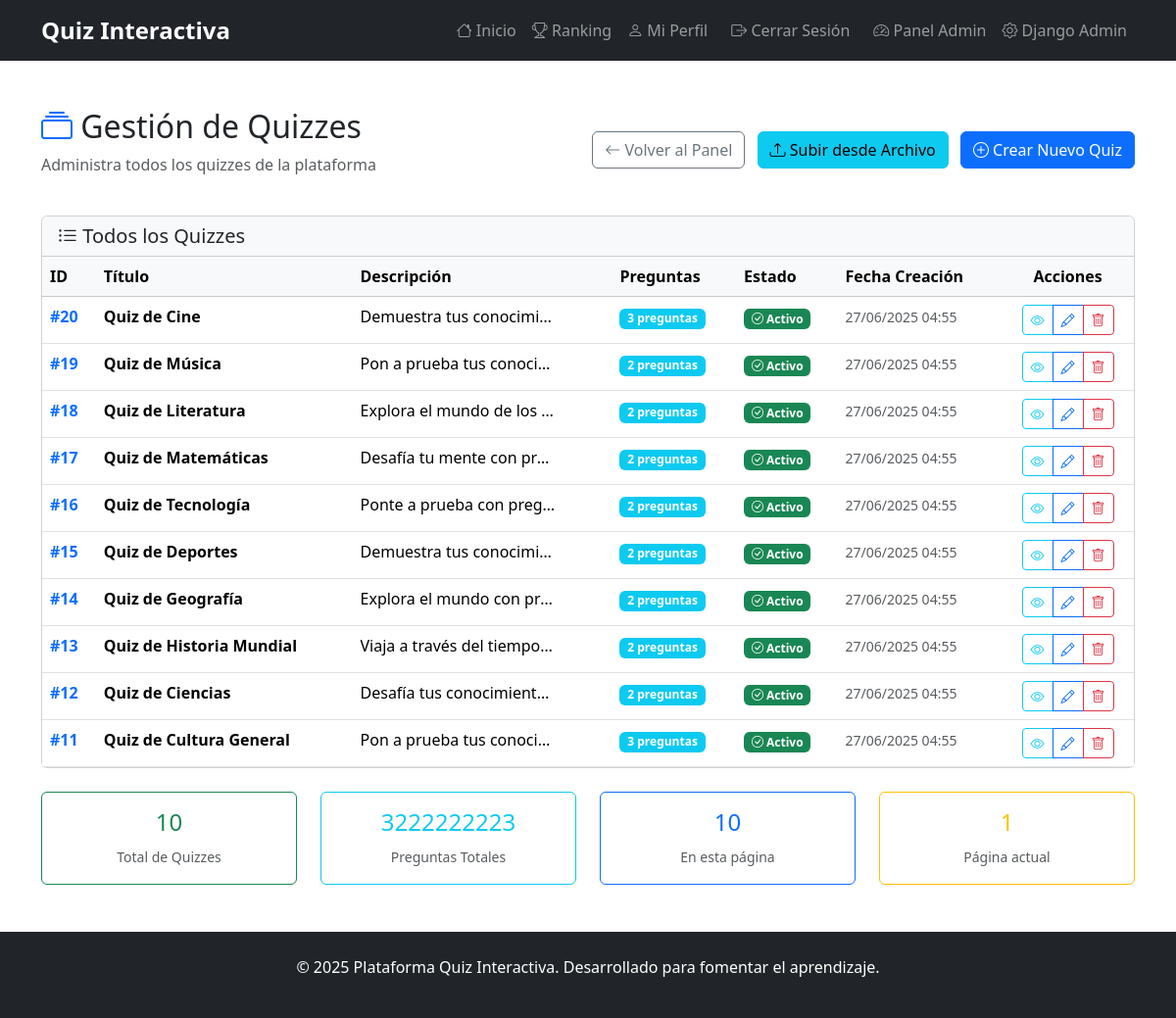
Page /admin-panel/quizzes/ (signed in) on the earlier database version.
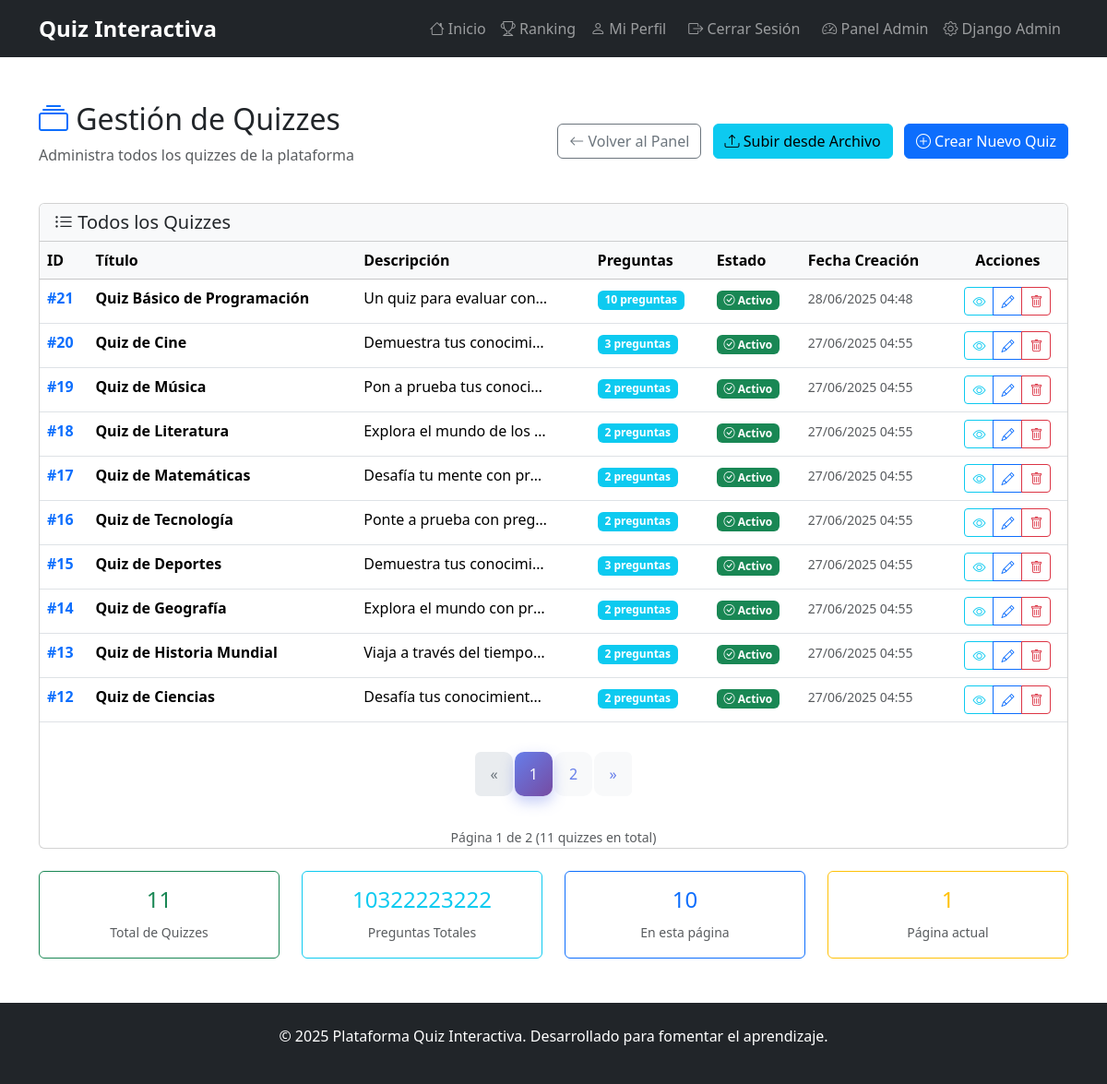
Same page on the later database version.
### quizzes/models.py (models this page shows, shortened)
class Quiz(models.Model):
    titulo = models.CharField(max_length=200)
    descripcion = models.TextField(blank=True)
    fecha_creacion = models.DateTimeField(auto_now_add=True)
    activo = models.BooleanField(default=True)
    tiempo_limite = models.IntegerField(default=0, help_text="Tiempo en minutos (0 = sin límite)")

### quizzes/views.py (the view)
# urls.py: path('admin-panel/quizzes/', views.admin_quiz_list, name='admin_quiz_list'),
@user_passes_test(is_staff_user)
def admin_quiz_list(request):
    quizzes = Quiz.objects.all().order_by('-fecha_creacion')
    paginator = Paginator(quizzes, 10)  # 10 quizzes por página en admin
    page_number = request.GET.get('page')
    page_obj = paginator.get_page(page_number)
    return render(request, 'quizzes/admin/quiz_list.html', {'page_obj': page_obj})

### quizzes/views.py (called while the page is built)
def is_staff_user(user):
    return user.is_authenticated and user.is_staff

### quizzes/templates/quizzes/admin/quiz_list.html (shortened to what the changed rows need)
{% extends 'base.html' %}
{% block content %}
<div class="container my-5">
    <div class="row mb-4">
        <div class="col-12">
            <div class="d-flex justify-content-between align-items-center">
                <div>
                    <h2><i class="bi bi-collection text-primary"></i> Gestión de Quizzes</h2>
                </div>
            </div>
        </div>
    </div>
    <div class="row">
        <div class="col-12">
            <div class="card">
                <div class="card-body p-0">
                    {% if page_obj %}
                        <div class="table-responsive">
                            <table class="table table-hover mb-0">
                                <thead class="table-light">
                                    <tr>
                                        <th>ID</th>
                                        <th>Título</th>
                                        <th>Descripción</th>
                                        <th>Preguntas</th>
                                        <th>Estado</th>
                                        <th>Fecha Creación</th>
                                        <th class="text-center">Acciones</th>
                                    </tr>
                                </thead>
                                <tbody>
                                    {% for quiz in page_obj %}
                                        <tr>
                                            <td class="fw-bold text-primary">#{{ quiz.id }}</td>
                                            <td>
                                                <div class="fw-bold">{{ quiz.titulo }}</div>
                                            </td>
                                            <td>
                                                <div class="text-truncate" style="max-width: 200px;" title="{{ quiz.descripcion }}">
                                                    {{ quiz.descripcion|truncatechars:50 }}
                                                </div>
                                            </td>
                                            <td>
                                                <span class="badge bg-info">{{ quiz.preguntas.count }} preguntas</span>
                                            </td>
                                            <td>
                                                {% if quiz.activo %}
                                                    <span class="badge bg-success">
                                                        <i class="bi bi-check-circle"></i> Activo
                                                    </span>
                                                {% else %}
                                                    <span class="badge bg-danger">
                                                        <i class="bi bi-x-circle"></i> Inactivo
                                                    </span>
                                                {% endif %}
                                            </td>
                                            <td>
                                                <small class="text-muted">
                                                    {{ quiz.fecha_creacion|date:"d/m/Y H:i" }}
                                                </small>
                                            </td>
                                            <td class="text-center">
                                                <div class="btn-group" role="group">
                                                    <a href="{% url 'quiz_detail' quiz.id %}"
                                                       class="btn btn-outline-info btn-sm"
                                                       title="Ver Quiz">
                                                        <i class="bi bi-eye"></i>
                                                    </a>
                                                    <a href="{% url 'admin_quiz_edit' quiz.id %}"
                                                       class="btn btn-outline-primary btn-sm"
                                                       title="Editar Quiz">
                                                        <i class="bi bi-pencil"></i>
                                                    </a>
                                                    <a href="{% url 'admin_quiz_delete' quiz.id %}"
                                                       class="btn btn-outline-danger btn-sm"
                                                       title="Eliminar Quiz">
                                                        <i class="bi bi-trash"></i>
                                                    </a>
                                                </div>
                                            </td>
                                        </tr>
                                    {% endfor %}
                                </tbody>
                            </table>
                        </div>
                        {% if page_obj.has_other_pages %}
                        <div class="mt-4">
                            <nav aria-label="Paginación de quizzes">
                                <ul class="pagination justify-content-center">
                                    {% if page_obj.has_previous %}
                                        <li class="page-item">
                                            <a class="page-link" href="?page={{ page_obj.previous_page_number }}" aria-label="Anterior">
                                                <span aria-hidden="true">&laquo;</span>
                                            </a>
                                        </li>
                                    {% else %}
                                        <li class="page-item disabled">
                                            <span class="page-link" aria-label="Anterior">
                                                <span aria-hidden="true">&laquo;</span>
                                            </span>
                                        </li>
                                    {% endif %}
                                    {% for num in page_obj.paginator.page_range %}
                                        {% if page_obj.number == num %}
                                            <li class="page-item active" aria-current="page">
                                                <span class="page-link">{{ num }}</span>
                                            </li>
                                        {% elif num > page_obj.number|add:'-3' and num < page_obj.number|add:'3' %}
                                            <li class="page-item">
                                                <a class="page-link" href="?page={{ num }}">{{ num }}</a>
                                            </li>
                                        {% endif %}
                                    {% endfor %}
                                    {% if page_obj.has_next %}
                                        <li class="page-item">
                                            <a class="page-link" href="?page={{ page_obj.next_page_number }}" aria-label="Siguiente">
                                                <span aria-hidden="true">&raquo;</span>
                                            </a>
                                        </li>
                                    {% else %}
                                        <li class="page-item disabled">
                                            <span class="page-link" aria-label="Siguiente">
                                                <span aria-hidden="true">&raquo;</span>
                                            </span>
                                        </li>
                                    {% endif %}
                                </ul>
                            </nav>
                            <div class="text-center text-muted mt-3">
                                <small>
                                    Página {{ page_obj.number }} de {{ page_obj.paginator.num_pages }}
                                    ({{ page_obj.paginator.count }} quiz{{ page_obj.paginator.count|pluralize:"zes" }} en total)
                                </small>
                            </div>
                        </div>
                        {% endif %}
                    {% endif %}
                </div>
            </div>
        </div>
    </div>
    {% if page_obj %}
        <div class="row mt-4">
            <div class="col-md-3">
                <div class="card text-center border-success">
                    <div class="card-body">
                        <h4 class="text-success">{{ page_obj.paginator.count }}</h4>
                        <small class="text-muted">Total de Quizzes</small>
                    </div>
                </div>
            </div>
            <div class="col-md-3">
                <div class="card text-center border-info">
                    <div class="card-body">
                        <h4 class="text-info">{% for quiz in page_obj %}{{ quiz.preguntas.count|add:0 }}{% empty %}0{% endfor %}</h4>
                        <small class="text-muted">Preguntas Totales</small>
                    </div>
                </div>
            </div>
            <div class="col-md-3">
                <div class="card text-center border-primary">
                    <div class="card-body">
                        <h4 class="text-primary">{{ page_obj.object_list|length }}</h4>
                        <small class="text-muted">En esta página</small>
                    </div>
                </div>
            </div>
            <div class="col-md-3">
                <div class="card text-center border-warning">
                    <div class="card-body">
                        <h4 class="text-warning">{{ page_obj.number }}</h4>
                        <small class="text-muted">Página actual</small>
                    </div>
                </div>
            </div>
        </div>
    {% endif %}
</div>
{% endblock %}

Differences in the rows shown:
no longer on this page (row unchanged): Quiz: id "11", titulo "Quiz de Cultura General", descripcion "Pon a prueba tus conoci…", preguntas.count "3", activo True (drawn), fecha_creacion "27/06/2025 04:55", preguntas.count|add "3"
added Quiz: id "21", titulo "Quiz Básico de Programación", descripcion "Un quiz para evaluar con…", preguntas.count "10", activo True (drawn), fecha_creacion "28/06/2025 04:48", preguntas.count|add "10"
computed for Quiz "Quiz de Deportes": preguntas.count "2" → "3"; preguntas.count|add "2" → "3"
Other differences:
{{ page_obj.number }}: (not shown) → "1"
{{ page_obj.paginator.num_pages }}: (not shown) → "2"
{{ page_obj.paginator.count }}: (not shown) → "11"
{{ page_obj.paginator.count }}: "10" → "11"
text now shown: "« » Página de ( quiz en total)"
new list line: "1"
new list line: "2"
